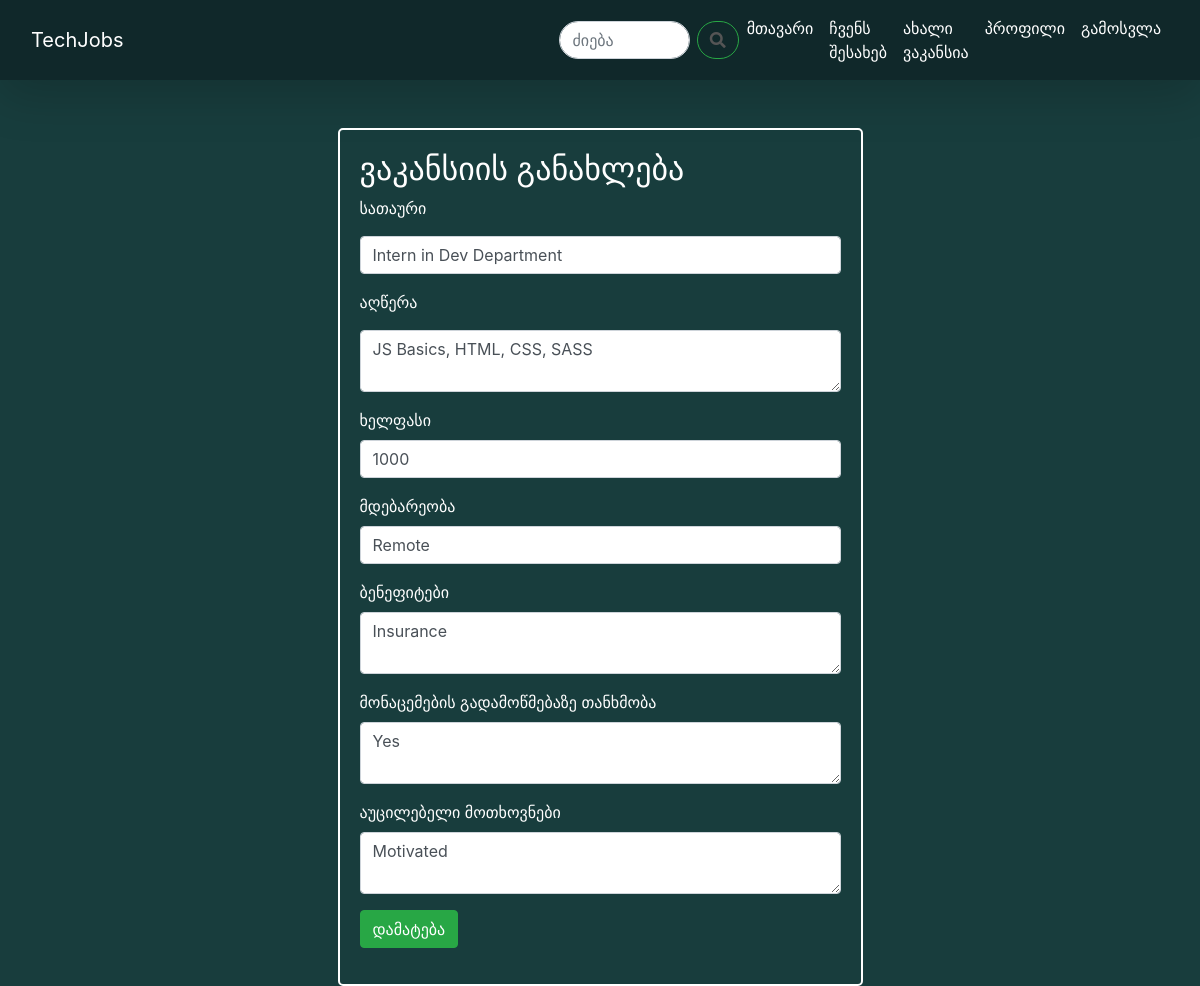
Page /job/38/update (signed in) on the committed database.
### app/models.py (models this page shows, shortened)
class Job(db.Model):
    id = db.Column(db.Integer, primary_key=True)
    title = db.Column(db.String(20), unique=True, nullable=False)
    date_posted = db.Column(db.DateTime, nullable=False, default=datetime.utcnow)
    description = db.Column(db.Text, nullable=False)
    user_id = db.Column(db.Integer, db.ForeignKey('user.id'), nullable=False)
    salary = db.Column(db.String(50), nullable=True)
    location = db.Column(db.String(100), nullable=True)
    benefits = db.Column(db.Text, nullable=True)
    data_verification = db.Column(db.Text, nullable=True)
    required_skills = db.Column(db.Text, nullable=True)

### app/jobs/routes.py (the view)
@jobs.route('/job/<int:job_id>/update', methods=['POST', 'GET'])
@login_required
def updatejob(job_id):
    job = Job.query.get_or_404(job_id)
    if job.author != current_user:
        abort(403)
    form = JobForm()
    if form.validate_on_submit():
        job.title = form.title.data
        job.description = form.description.data
        job.salary = form.salary.data
        job.location = form.location.data
        job.benefits = form.benefits.data
        job.data_verification = form.data_verification.data
        job.required_skills = form.required_skills.data
        db.session.commit()
        flash('ვაკანსია წარმატებით განახლდა!', 'success')
        return redirect(url_for('jobs.job', job_id=job.id))
    elif request.method == 'GET':
        form.title.data = job.title
        form.description.data = job.description
        form.salary.data = job.salary
        form.location.data = job.location
        form.benefits.data = job.benefits
        form.data_verification.data = job.data_verification
        form.required_skills.data = job.required_skills
    return render_template('create_job.html', title='Update Job', legend='ვაკანსიის განახლება', form=form)

### app/jobs/forms.py
class JobForm(FlaskForm):
    title = StringField('სათაური', validators=[DataRequired()])
    description = TextAreaField('აღწერა', validators=[DataRequired()])
    salary = StringField('Salary')
    location = StringField('Location')
    benefits = TextAreaField('Benefits')
    data_verification = TextAreaField('Data Verification')
    required_skills = TextAreaField('Required Skills')
    submit = SubmitField("დამატება")

### app/models.py (called while the page is built)
@login_manager.user_loader
def load_user(user_id):
    return User.query.get(int(user_id))

### app/templates/create_job.html (shortened to what this page needs)
{% extends "base.html" %}
{% block content %}
<br>
<br>
<div class="container">
    <div class="row">
        <div class="col-md-6 offset-md-3">
            <div class="registration-form rectangle-border">
                <h2 class="white-text">{{ legend }}</h2>
                <form method="POST" action="">
                    <div class="form-group">
                        <label class="white-text">{{ form.title.label }}</label><br>
                        {% if form.title.errors %}
                        {{ form.title(class="form-control is-invalid") }}
                        <div class="invalid-feedback">
                            {% for error in form.title.errors %}
                            <span>{{ error }}</span>
                            {% endfor %}
                        </div>
                        {% else %}
                        {{ form.title(class="form-control") }}
                        {% endif %}
                    </div>
                    <div class="form-group">
                        <label class="white-text">{{ form.description.label }}</label><br>
                        {% if form.description.errors %}
                        {{ form.description(class="form-control is-invalid") }}
                        <div class="invalid-feedback">
                            {% for error in form.description.errors %}
                            <span>{{ error }}</span>
                            {% endfor %}
                        </div>
                        {% else %}
                        {{ form.description(class="form-control") }}
                        {% endif %}
                    </div>
                    <div class="form-group">
                        <label class="white-text">ხელფასი</label><br>
                        {{ form.salary(class="form-control") }}
                    </div>
                    <div class="form-group">
                        <label class="white-text">მდებარეობა</label><br>
                        {{ form.location(class="form-control") }}
                    </div>
                    <div class="form-group">
                        <label class="white-text">ბენეფიტები</label><br>
                        {{ form.benefits(class="form-control") }}
                    </div>
                    <div class="form-group">
                        <label class="white-text">მონაცემების გადამოწმებაზე თანხმობა</label><br>
                        {{ form.data_verification(class="form-control") }}
                    </div>
                    <div class="form-group">
                        <label class="white-text">აუცილებელი მოთხოვნები</label><br>
                        {{ form.required_skills(class="form-control") }}
                    </div>
                    <div class="form-group">
                        {{ form.submit(class="btn btn-success") }}
                    </div>
                </form>
            </div>
        </div>
    </div>
</div>
{% endblock %}

### app/static/main.css (style rules this page uses)
body { background-color: #183D3D; }
.white-text { color: #fff; }
.rectangle-border { border: 2px solid #fff; border-radius: 5px; padding: 20px; }

### rows in the picture
Job: title "Intern in Dev Department", description "JS Basics, HTML, CSS, SASS", salary "1000", location "Remote", benefits "Insurance", data_verification "Yes", required_skills "Motivated"

### other values in the picture
{{ legend }} "ვაკანსიის განახლება"
